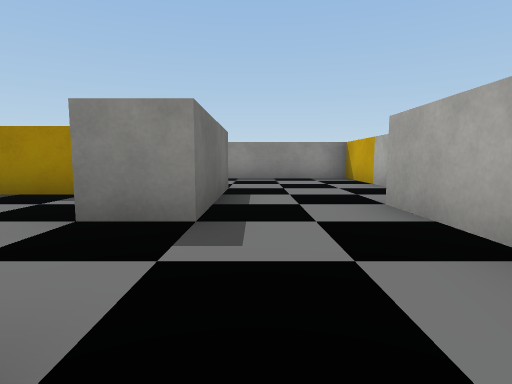
View 1 (above)

24 first-person views from a walk through a scene from a Unity 3-D project. The camera is 0.51 m above the floor, tilts 6° down and sees 80° across. The floor is counted in squares, 1 m on a side. Each view is taken from the middle of a square. On the plan, view 1 faces up. The plan holds only what a view shows up to about 9 squares ahead; the rest is blank. The place goes on beyond the plan. Some surface patterns are stand-ins.

View 2
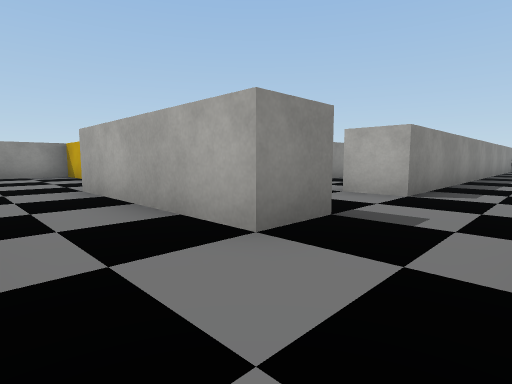

View 3
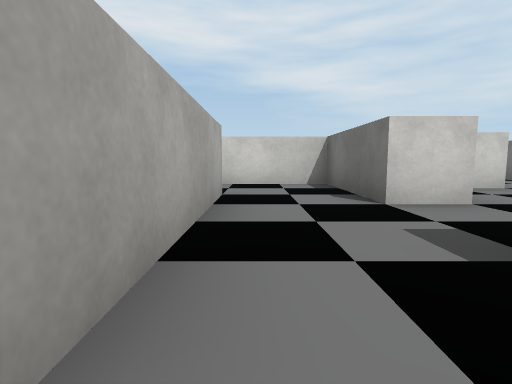

View 4
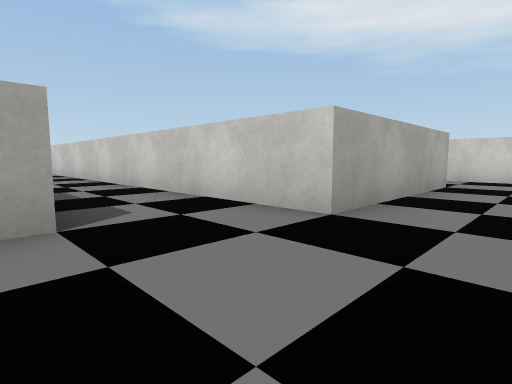

View 5
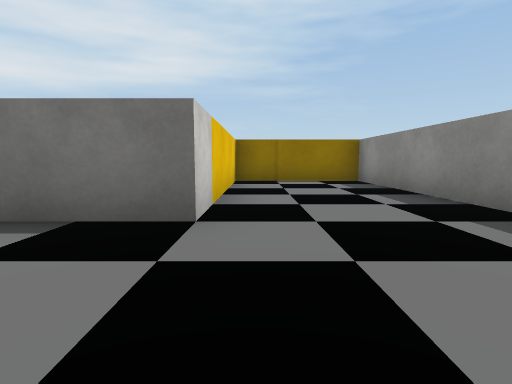

View 6
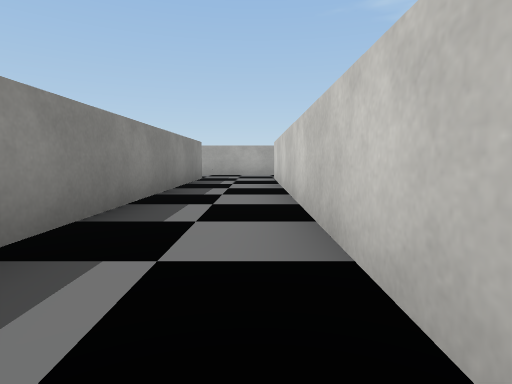

View 7
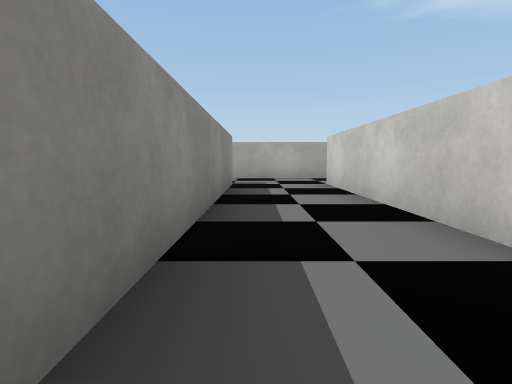

View 8
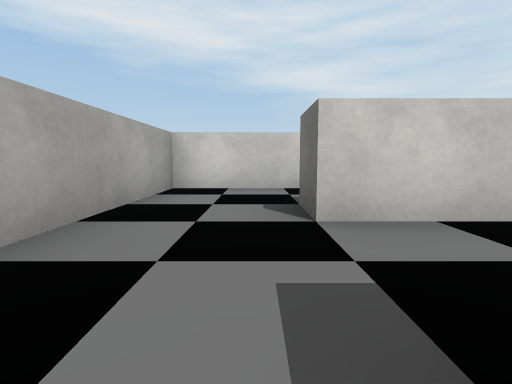

View 9
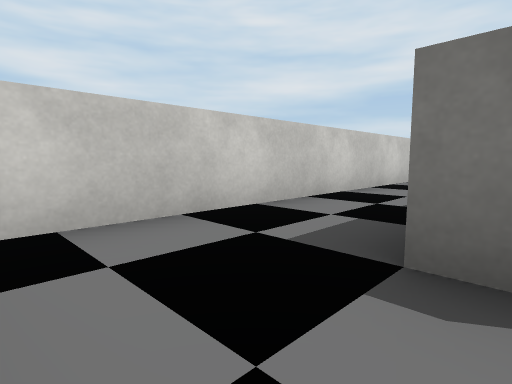

View 10
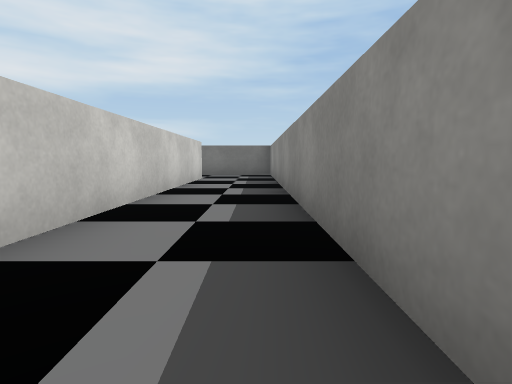

View 11
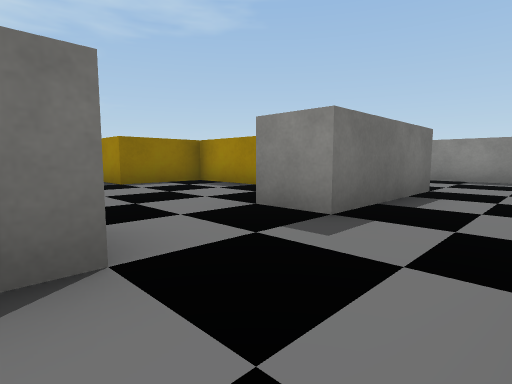

View 12
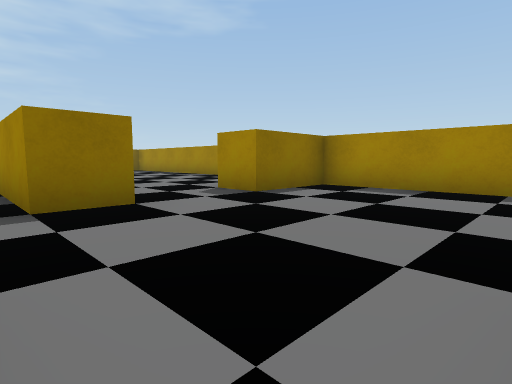

View 13
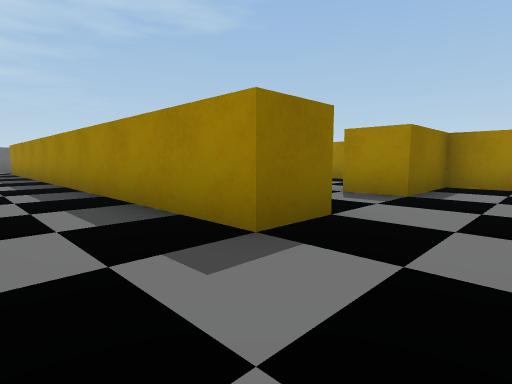

View 14
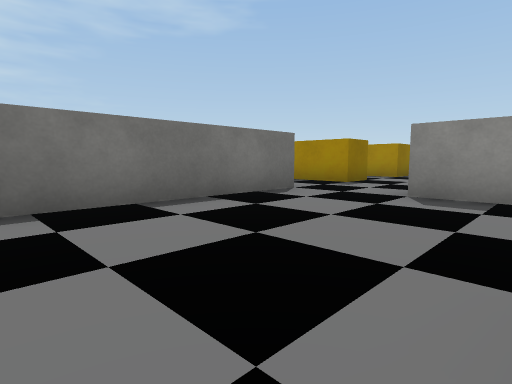

View 15
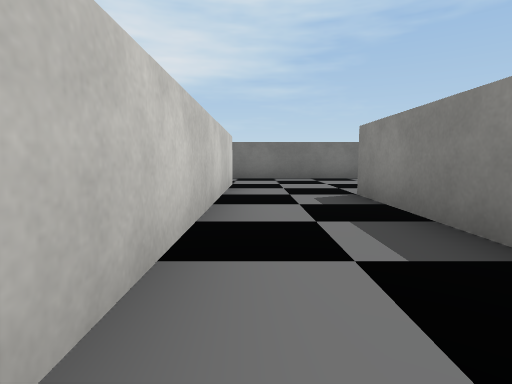

View 16
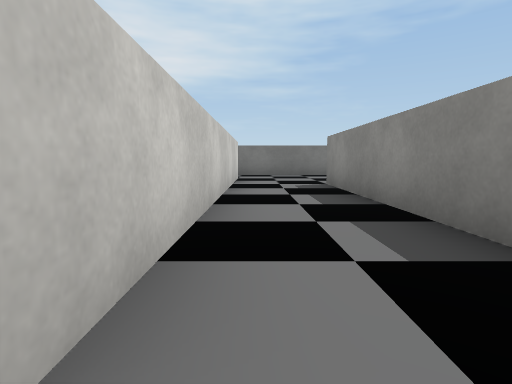

View 17
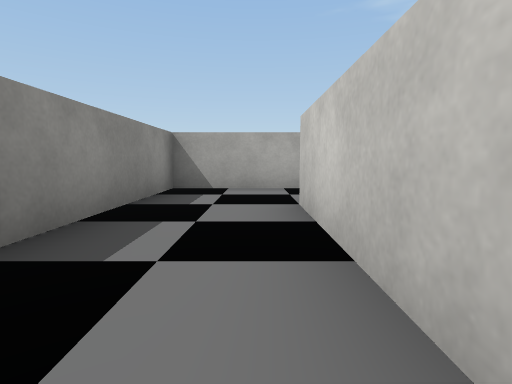

View 18
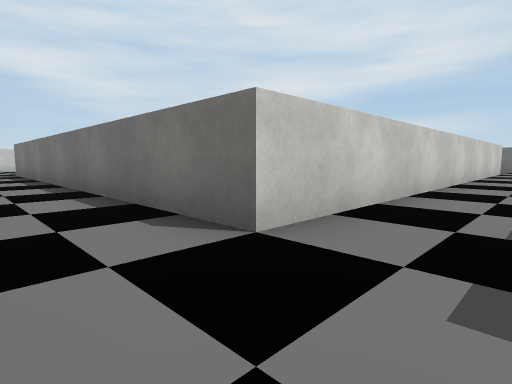

View 19
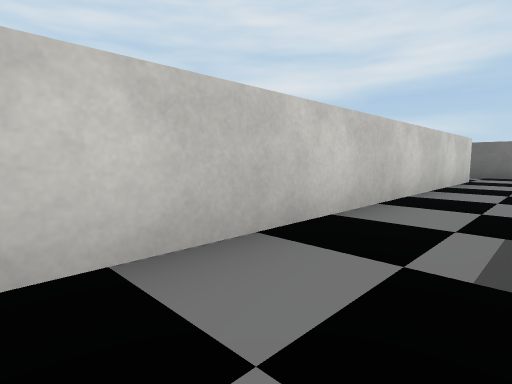

View 20
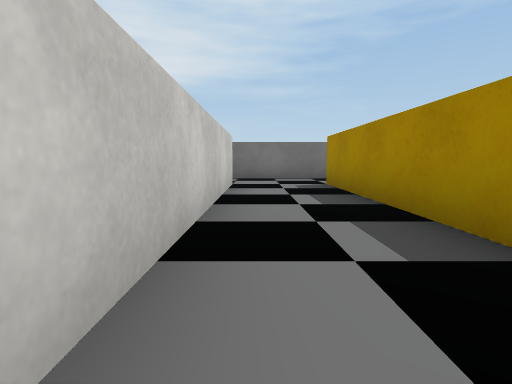

View 21
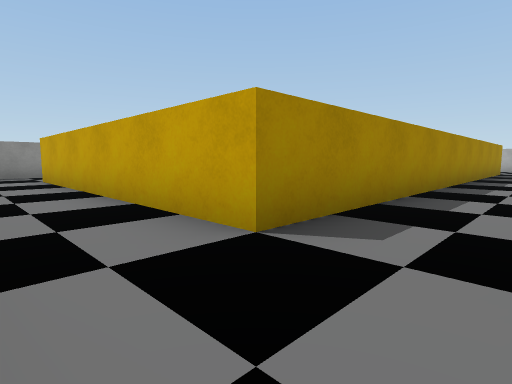

View 22
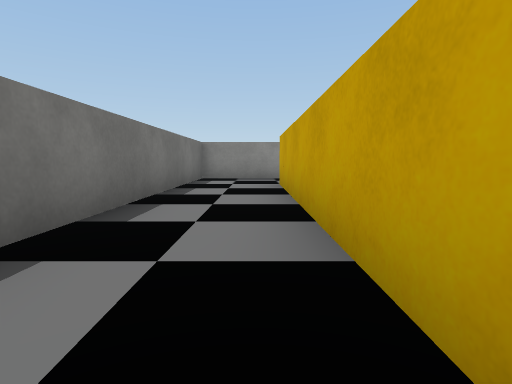

View 23
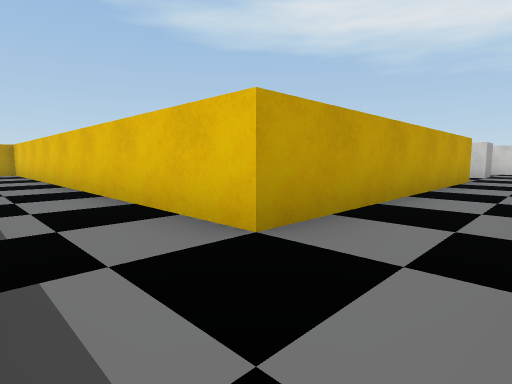

View 24
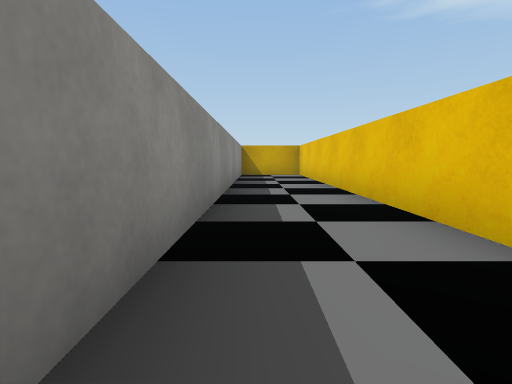

### Floor plan
Ten units are one square. View 1 is at (0, 0); x grows to the right and y downward. Boxes are objects, and circles mark ways between rooms. Rooms are numbered by the first view taken in them; rooms with no view inside come last. Other rooms are left out.
<svg viewBox="-200 -90 370 185">
<path fill="none" stroke="#000" d="M-5 -5 -5 25 20 25M15 5 15 -5M25 -54 25 -85 -55 -85 -55 -55 -5 -55 -5 -35M15 -35 145 -35M145 -55 78 -55M165 -34 165 -58M125 -25 40 -25M145 -35 145 -25M45 -5 165 -5 165 -34M-16 -5 -5 -5M-5 -25 -15 -25M-24 -45 -55 -45 -55 -25 -65 -25M-55 -6 -55 5M-36 15 -29 15M-55 5 -175 5 -175 -65 -76 -65M-24 25 -35 25M-175 25 -55 25 -55 84M-35 85 45 85M-82 -85 -195 -85 -195 -18M-195 0 -195 29M65 89 65 65 -15 65M-5 -35 -5 -25M15 -5 15 -35"/>
<circle cx="5" cy="0" r="3" fill="#2a7"/>
<circle cx="155" cy="-30" r="3" fill="#2a7"/>
<circle cx="5" cy="-30" r="3" fill="#2a7"/>
<circle cx="-45" cy="10" r="3" fill="#2a7"/>
<circle cx="-10" cy="-15" r="3" fill="#2a7"/>
<text x="0" y="10">1</text>
<text x="40" y="-50">2</text>
<text x="100" y="-20">3</text>
<text x="-30" y="-20">4</text>
<text x="-90" y="10">5</text>
<text x="0" y="-20">6</text>
</svg>
Room 1 opens to room 6. Room 2 opens to room 3. Room 2 opens to room 6. Room 4 opens to room 5. Room 4 opens to room 6.

Where each view was taken, in squares from view 1:
view 1: 0 up, 0 right, facing up
view 2: 2 down, 0 right, facing up-right
view 3: 4 up, 1 right, facing down
view 4: 6 up, 0 right, facing down-right
view 5: 6 up, 2 right, facing left
view 6: 4 up, 6 right, facing right
view 7: 5 up, 8 right, facing right
view 8: 6 up, 15 right, facing down
view 9: 3 up, 16 right, facing down-left
view 10: 2 up, 13 right, facing left
view 11: 0 up, 1 right, facing up-left
view 12: 1 down, 2 left, facing up-left
view 13: 2 down, 4 left, facing up-left
view 14: 7 down, 2 left, facing up-left
view 15: 8 down, 3 right, facing left
view 16: 8 down, 5 right, facing left
view 17: 8 down, 1 right, facing right
view 18: 1 down, 4 left, facing down-left
view 19: 1 down, 9 left, facing down-left
view 20: 2 down, 11 left, facing left
view 21: 2 down, 19 left, facing up-right
view 22: 0 up, 18 left, facing up
view 23: 8 up, 19 left, facing down-right
view 24: 8 up, 17 left, facing right
